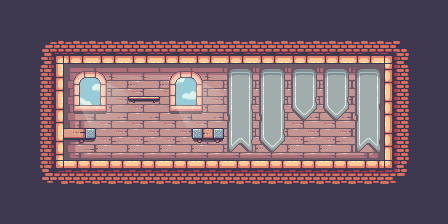

Below is a game level as drawn by its tile map, then a one-line description and the .tmx that defines it (tile-layer data replaced by summaries):
An orthogonal 14x7 tile map with 32x32 px tiles, 4 tile layers (background, walls, floors, decorations), 2 tilesets and 39 objects (spawn, 23_bedroom, 25_roof).

<map version="1.5" tiledversion="1.7.2" orientation="orthogonal" renderorder="right-down" width="14" height="7" tilewidth="32" tileheight="32" infinite="0" nextlayerid="11" nextobjectid="64">
 <tileset firstgid="1" source="terrain.tsx" />
 <tileset firstgid="248" source="decorations.tsx" />
 <layer id="1" name="background" width="14" height="7">
  <data>[98 cells, 68 non-empty, 10 distinct tile ids]</data>
 </layer>
 <layer id="2" name="walls" width="14" height="7">
  <data>[98 cells, 30 non-empty, 8 distinct tile ids]</data>
 </layer>
 <layer id="3" name="floors" width="14" height="7">
  <data>[98 cells, 15 non-empty, 6 distinct tile ids]</data>
 </layer>
 <layer id="4" name="decorations" width="14" height="7">
  <data>[98 cells, 21 non-empty, 12 distinct tile ids]</data>
 </layer>
 <objectgroup id="5" name="spawn">
  <object id="63" name="spawn" x="98.2749" y="108.913" width="78" height="58" />
 </objectgroup>
 <objectgroup id="6" name="boxes">
  <object id="2" x="360.851" y="143.579" width="22" height="16" />
  <object id="7" x="336.439" y="143.579" width="22" height="16" />
  <object id="12" x="312.028" y="143.011" width="22" height="16" />
  <object id="17" x="288.184" y="143.011" width="22" height="16" />
  <object id="22" x="264.34" y="143.011" width="22" height="16" />
  <object id="27" x="239.928" y="143.011" width="22" height="16" />
  <object id="32" x="215.517" y="143.011" width="22" height="16" />
  <object id="33" x="205.866" y="110.652" width="22" height="16" />
  <object id="34" x="212.111" y="93.0526" width="22" height="16" />
  <object id="35" x="209.84" y="76.0213" width="22" height="16" />
  <object id="36" x="131.496" y="78.2921" width="22" height="16" />
  <object id="37" x="65.0733" y="110.652" width="22" height="16" />
  <object id="38" x="65.0733" y="143.011" width="22" height="16" />
  <object id="39" x="348.929" y="125.98" width="22" height="16" />
  <object id="40" x="325.653" y="125.98" width="22" height="16" />
  <object id="41" x="301.241" y="125.412" width="22" height="16" />
  <object id="42" x="277.397" y="125.98" width="22" height="16" />
  <object id="43" x="253.554" y="125.98" width="22" height="16" />
  <object id="44" x="230.277" y="125.98" width="22" height="16" />
  <object id="45" x="236.522" y="108.949" width="22" height="16" />
  <object id="46" x="263.772" y="108.949" width="22" height="16" />
  <object id="47" x="288.752" y="107.813" width="22" height="16" />
  <object id="48" x="313.731" y="108.381" width="22" height="16" />
  <object id="49" x="338.143" y="108.949" width="22" height="16" />
  <object id="50" x="361.419" y="108.949" width="22" height="16" />
  <object id="51" x="349.497" y="91.3495" width="22" height="16" />
  <object id="52" x="325.653" y="90.7818" width="22" height="16" />
  <object id="53" x="301.809" y="90.7818" width="22" height="16" />
  <object id="54" x="276.83" y="90.7818" width="22" height="16" />
  <object id="55" x="249.012" y="91.3495" width="22" height="16" />
  <object id="56" x="359.716" y="73.7504" width="22" height="16" />
  <object id="57" x="335.304" y="73.7504" width="22" height="16" />
  <object id="58" x="310.892" y="73.1827" width="22" height="16" />
  <object id="59" x="287.048" y="73.1827" width="22" height="16" />
  <object id="60" x="262.069" y="73.1827" width="22" height="16" />
  <object id="61" x="237.658" y="73.7504" width="22" height="16" />
 </objectgroup>
 <objectgroup id="7" name="bombs" />
 <objectgroup id="8" name="doors">
  <object id="1" type="23_bedroom" x="114" y="104" width="46" height="56" />
  <object id="62" type="25_roof" x="297" y="104" width="46" height="56" />
 </objectgroup>
 <objectgroup id="10" name="invisible_doors" />
 <objectgroup id="9" name="enemies" />
</map>
